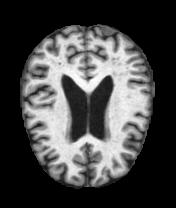
#> input picture notebooks/Alz_data/test/NonDemented/26 (82).jpg, 176 x 208 px; its folder holds only this picture in this run
$ jupyter execute --allow-errors 'full data eda.ipynb'
#> lines starting #> are read from the running program, lines starting #| are printed output that depends on the picture; after the words box and inside, x2 and y2 are one past the last pixel; in counts of white or black regions, pixels touching at a corner belong together
[cell 1]
import numpy as np
import matplotlib.pyplot as plt
from PIL import Image
from skimage.transform import resize, rotate
import pandas as pd
from skimage import io, color, filters, feature, restoration
from skimage.transform import resize, rotate
from skimage import data
from skimage.feature._canny import canny
import os

[cell 2]
import glob
non_demented = glob.glob('../Alz_data/train/NonDemented/*.jpg')
mod_demented = glob.glob('../Alz_data/train/ModerateDemented/*.jpg')
mild_demented = glob.glob('../Alz_data/train/MildDemented/*.jpg')
very_mild_demented = glob.glob('../Alz_data/train/VeryMildDemented/*.jpg')

[cell 3]
# good to import data, but use resize gray to resize images

def array(filepath):
    x = np.array([np.array(Image.open(fname)) for fname in filepath])
    return x

[cell 4]
nom_demented = array(non_demented)

[cell 5]
nd = io.imshow(non_demented[0])

[cell 6]
mod_demented = array(mod_demented)

#> (a cell that did not finish here is left out)

[cell 8]
mild_demented = array(mild_demented)

#> (a cell that did not finish here is left out)

[cell 10]
very_mild_demented = array(very_mild_demented)

#> (a cell that did not finish here is left out)

#> (a cell that did not finish here is left out)

[cell 13]
def resize_gray_mat(filelist):
    x = []
    for fname in filelist:
        vec = np.array(Image.open(fname))
#> vec is the input picture: shape (208, 176); min 0, max 255, mean 70.2
        rs = resize(vec, (64,64))
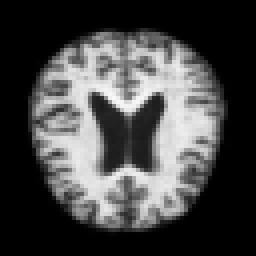
#> rs: shape (64, 64) float64 (shown 4 times larger); min 0, max 0.979, mean 0.275
        img = color.rgb2gray(rs)
        x.append(img)
    return np.array(x)

[cell 14]
non_dem = resize_gray_mat(non_demented)

[cell 15]
non_dem_shape = non_dem.shape[0]
#> non_dem_shape = 1

[cell 16]
mod_dem = resize_gray_mat(mod_demented)

[cell 17]
mild_dem = resize_gray_mat(mild_demented)

[cell 18]
very_mild_dem = resize_gray_mat(very_mild_demented)

[cell 19]
non_dem_shape = non_dem.shape[0]
mod_dem_shape = mod_dem.shape[0]
very_mild_dem_shape = mild_dem.shape[0]
mild_dem_shape = very_mild_dem.shape[0]

[cell 20]
print(non_dem_shape)
#| 1
print(mod_dem_shape)
print(very_mild_dem_shape)
print(mild_dem_shape)

[cell 21]
data = [non_dem_shape, mod_dem_shape, very_mild_dem_shape, mild_dem_shape]
#> data = [1, 0, 0, 0]

[cell 22]
io.imshow(non_dem[0])

[cell 23]
def counts():
    labels = ['No Dementia', 'Very Mild','Mild', 'Moderate',]
    data = np.array([2560, 717, 1792, 52])
    width = 0.35
    fig, ax = plt.subplots(dpi=150)
    ind = np.arange(4)
    ax.bar(ind, data, width, color='mediumturquoise')
    ax.set_xticks(ind)
    ax.set_xticklabels(labels)
    ax.set_title('Dataset Features')
    plt.tight_layout()
    plt.savefig('../images/graph_data.jpg')
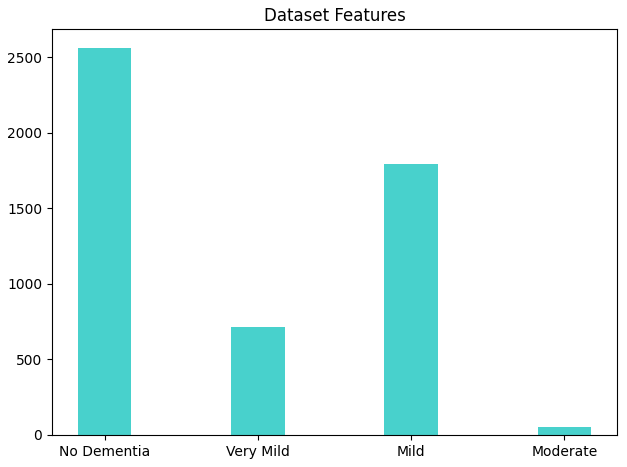
#> figure drawn by matplotlib, 1 panel; tallest bar 2560 high, from x = -0.175 to 0.175
    plt.show()

[cell 24]
counts()

[cell 25]
def find_mean_img(full_mat, title):
    mean_img = full_mat.mean(axis = 0)
    plt.imshow(mean_img, cmap='Greys_r')
    plt.axis('off')
    plt.show()
    return mean_img

[cell 26]
non_dem_avg = find_mean_img(non_dem, "Non-Demented Avg");

#> (a cell that did not finish here is left out)


#> (a cell that did not finish here is left out)


#> (a cell that did not finish here is left out)


#> (a cell that did not finish here is left out)

[cell 31]
# [17 lines of commented-out code are left out]

#> (a cell that did not finish here is left out)

#> (a cell that did not finish here is left out)

[cell 34]
def graph_averages(imgs):
    fig, axs = plt.subplots(2,2, figsize=(10,10), dpi=150)
    for idx, ax in enumerate(axs.flatten()):
        ax.imshow(imgs[idx], cmap="gray")
    axs[0,0].set_title('No Dementia Average', fontsize=16)
    axs[0,1].set_title('Very Mild Average', fontsize=16)
    axs[1,0].set_title('Mild Average', fontsize=16)
    axs[1,1].set_title('Moderate Average', fontsize=16)
    axs[0,0].tick_params(left=False,
                bottom=False,
                labelleft=False,
                labelbottom=False)
    axs[0,1].tick_params(left=False,
                bottom=False,
                labelleft=False,
                labelbottom=False)
    axs[1,0].tick_params(left=False,
                bottom=False,
                labelleft=False,
                labelbottom=False)
    axs[1,1].tick_params(left=False,
                bottom=False,
                labelleft=False,
                labelbottom=False)
    plt.tight_layout()
    plt.savefig('../images/4imgs_canny_data.jpg')
    plt.show()

#> (a cell that did not finish here is left out)

[cell 36]
def make_gray(img):
    img = color.rgb2gray(img)
    return img

def apply_sobel(img, mode='nearest'):
    return filters.sobel(img)

def apply_canny(img):
    return feature.canny(img, sigma=2, low_threshold=.1, high_threshold=.4)
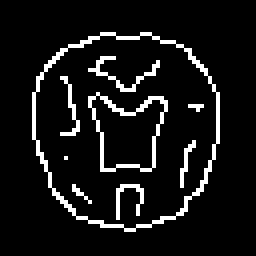
#> returned value: shape (64, 64) bool (shown 4 times larger); 8.4% white in thin lines or dots, all inside (x1, y1, x2, y2) = (8, 8, 55, 58)
#> the loop in graph_averages, `for idx, ax in enumerate(axs.flatten()):` made 1 pass

def restoration_bi(img):
    return restoration.denoise_bilateral(img, sigma_spatial=.02, bins=1000, mode='edge')

def restoration_cham(img):
    return restoration.denoise_tv_chambolle(img, weight=.0001)
